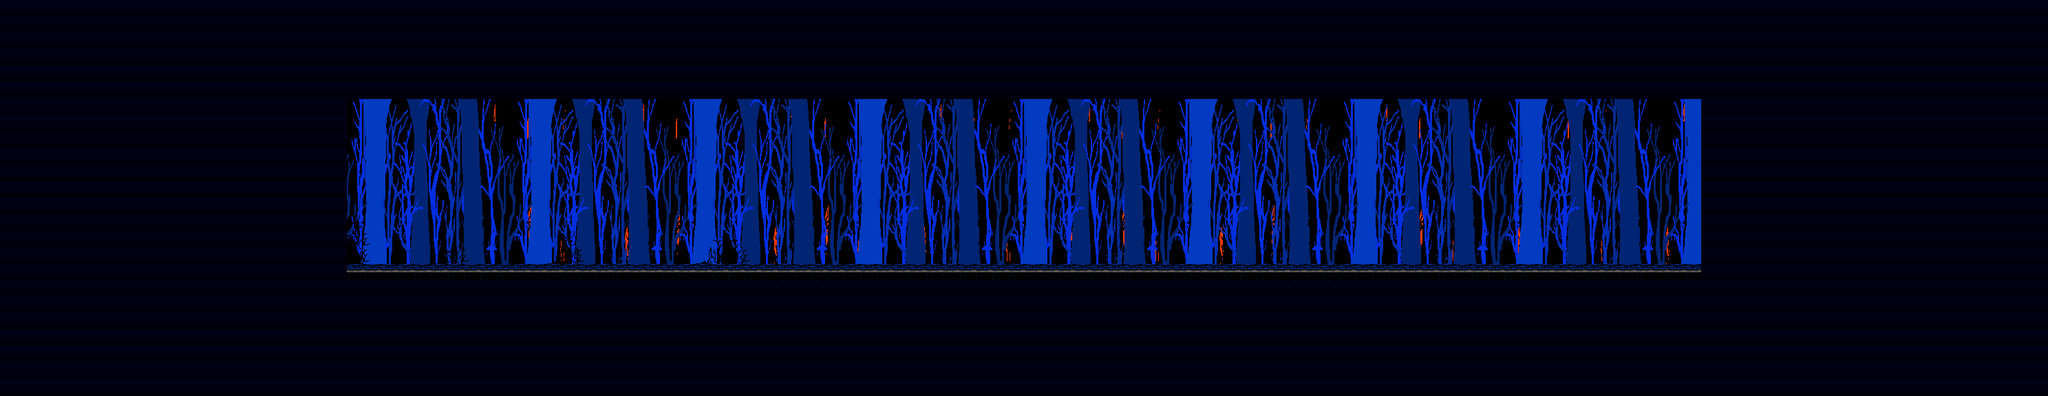

Rendered tile map (Tiled .tmx) drawn with the repository's tilesets; below, a short description and the map source with its tile grids summarised:
An orthogonal 124x24 tile map with 24x24 px tiles, 22 tile layers (background1, background2, background3, background4, ...), 3 tilesets and 5 objects (2x target, 2x exit, config).

<map version="1.0.0" orientation="orthogonal" renderorder="right-down" width="124" height="24" tilewidth="24" tileheight="24" nextobjectid="52">
 <tileset firstgid="1" name="levels" tilewidth="24" tileheight="24" tilecount="200" columns="8">
  <image source="levels.png" width="192" height="600" />
 </tileset>
 <tileset firstgid="201" name="backgrounds" tilewidth="48" tileheight="48" tilecount="16" columns="8">
  <image source="backgrounds.png" width="384" height="96" />
 </tileset>
 <tileset firstgid="217" name="large_backgrounds" tilewidth="240" tileheight="480" tilecount="8" columns="8">
  <image source="large_backgrounds.png" width="1920" height="480" />
 </tileset>
 <layer name="background1" width="124" height="24">
  <data>[2976 cells, 2976 non-empty, 2 distinct tile ids]</data>
 </layer>
 <layer name="background2" width="124" height="24" offsetx="-24" offsety="144">
  <data>[2976 cells, 12 non-empty, 1 distinct tile ids]</data>
 </layer>
 <layer name="background3" width="124" height="24">
  <data>[2976 cells, 12 non-empty, 1 distinct tile ids]</data>
 </layer>
 <layer name="background4" width="124" height="24">
  <data>[2976 cells, 12 non-empty, 1 distinct tile ids]</data>
 </layer>
 <layer name="background5" width="124" height="24" offsetx="0" offsety="144">
  <data>[2976 cells, 12 non-empty, 1 distinct tile ids]</data>
 </layer>
 <layer name="background6" width="124" height="24">
  <data>[2976 cells, 0 non-empty, 0 distinct tile ids]</data>
 </layer>
 <layer name="background7" width="124" height="24">
  <data>[2976 cells, 12 non-empty, 1 distinct tile ids]</data>
 </layer>
 <layer name="background8" width="124" height="24">
  <data>[2976 cells, 0 non-empty, 0 distinct tile ids]</data>
 </layer>
 <layer name="background9" width="124" height="24">
  <data>[2976 cells, 0 non-empty, 0 distinct tile ids]</data>
 </layer>
 <layer name="background10" width="124" height="24">
  <data>[2976 cells, 0 non-empty, 0 distinct tile ids]</data>
 </layer>
 <layer name="ground" width="124" height="24">
  <data>[2976 cells, 272 non-empty, 3 distinct tile ids]</data>
 </layer>
 <objectgroup name="positions">
  <object id="1" name="target" x="552" y="360" width="24" height="24">
   <properties>
    <property name="default" value="1" />
    <property name="id" value="forest01_w" />
   </properties>
  </object>
  <object id="40" name="exit" x="2424" y="360" width="24" height="24">
   <properties>
    <property name="goto" value="forest02" />
    <property name="target" value="forest02_w" />
   </properties>
  </object>
  <object id="49" name="exit" x="504" y="360" width="24" height="24">
   <properties>
    <property name="goto" value="level01" />
    <property name="target" value="level01_e" />
   </properties>
  </object>
  <object id="50" name="target" x="2376" y="360" width="24" height="24">
   <properties>
    <property name="id" value="forest01_e" />
   </properties>
  </object>
  <object id="51" name="config" x="49" y="1" width="100" height="100">
   <properties>
    <property name="ambient_light" value="0.1" />
   </properties>
  </object>
 </objectgroup>
 <layer name="ladder" width="124" height="24">
  <data>[2976 cells, 0 non-empty, 0 distinct tile ids]</data>
 </layer>
 <layer name="foreground10" width="124" height="24">
  <data>[2976 cells, 1682 non-empty, 9 distinct tile ids]</data>
 </layer>
 <layer name="foreground9" width="124" height="24">
  <data>[2976 cells, 0 non-empty, 0 distinct tile ids]</data>
 </layer>
 <layer name="foreground8" width="124" height="24">
  <data>[2976 cells, 0 non-empty, 0 distinct tile ids]</data>
 </layer>
 <layer name="foreground7" width="124" height="24">
  <data>[2976 cells, 0 non-empty, 0 distinct tile ids]</data>
 </layer>
 <layer name="foreground6" width="124" height="24">
  <data>[2976 cells, 0 non-empty, 0 distinct tile ids]</data>
 </layer>
 <layer name="foreground5" width="124" height="24">
  <data>[2976 cells, 0 non-empty, 0 distinct tile ids]</data>
 </layer>
 <layer name="foreground4" width="124" height="24">
  <data>[2976 cells, 0 non-empty, 0 distinct tile ids]</data>
 </layer>
 <layer name="foreground3" width="124" height="24">
  <data>[2976 cells, 0 non-empty, 0 distinct tile ids]</data>
 </layer>
 <layer name="foreground2" width="124" height="24">
  <data>[2976 cells, 0 non-empty, 0 distinct tile ids]</data>
 </layer>
 <layer name="foreground1" width="124" height="24">
  <data>[2976 cells, 1992 non-empty, 1 distinct tile ids]</data>
 </layer>
 <objectgroup name="animations" />
</map>
